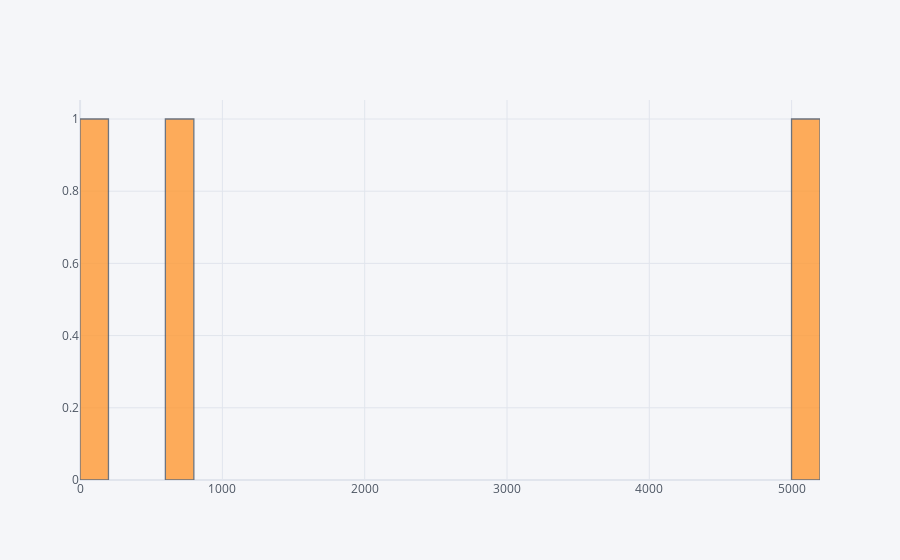

Notebook source saved alongside this figure:
### Code cell
print(df.groupby('WritingPreference')['DODRace'].count().sort_values())
print()

df.groupby('WritingPreference')['DODRace'].count().iplot(kind='histogram',subplots=True,bins=50)

### Figure 1 — Plotly figure (JSON) as saved in the notebook; plotly's stock layout.template omitted (floating-point values rounded to 4 significant figures)
{"data": [{"histfunc": "count", "histnorm": "", "marker": {"color": "rgba(255, 153, 51, 1.0)", "line": {"color": "#4D5663", "width": 1.3}}, "name": "DODRace", "nbinsx": 50, "opacity": 0.8, "orientation": "v", "type": "histogram", "x": [59, 622, 5088], "xaxis": "x", "yaxis": "y"}], "layout": {"barmode": "overlay", "legend": {"bgcolor": "#F5F6F9", "font": {"color": "#4D5663"}}, "paper_bgcolor": "#F5F6F9", "plot_bgcolor": "#F5F6F9", "title": {"font": {"color": "#4D5663"}}, "xaxis": {"anchor": "y", "domain": [0, 1], "gridcolor": "#E1E5ED", "showgrid": true, "tickfont": {"color": "#4D5663"}, "title": {"font": {"color": "#4D5663"}, "text": ""}, "zerolinecolor": "#E1E5ED"}, "yaxis": {"anchor": "x", "domain": [0, 1], "gridcolor": "#E1E5ED", "showgrid": true, "tickfont": {"color": "#4D5663"}, "title": {"font": {"color": "#4D5663"}, "text": ""}, "zerolinecolor": "#E1E5ED"}}}
